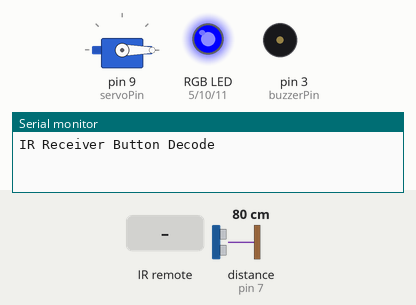
Bench run of a sketch on a simulated Arduino Uno, built with avr-gcc and run on an emulated ATmega328P. Parts: servo, an RGB LED mixed from three pins (HIGH = lit), buzzer (waves = sounding), the last lines printed to the serial monitor. Wiring (inferred from the names in the program): ultrasonic range finder: trigger pin 8; echo pin 7. The test bench sets the inputs (shaded band); at power-on: distance to the obstacle (sensor on pin 7) 80 cm. The echo pulse lasts 58.3 µs per cm; pins used as bus, display or sensor lines are not drawn.

Above: at 1.2 s.
1.3 s: distance to the obstacle (sensor on pin 7) set to 2 cm
At 2.6 s:
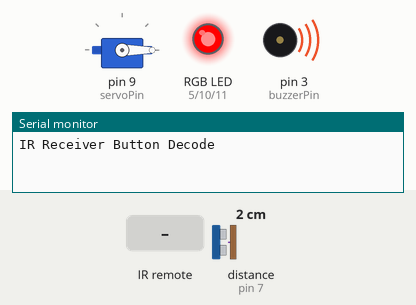
2.9 s: infrared code 0xFFC23D received
At 4.3 s:
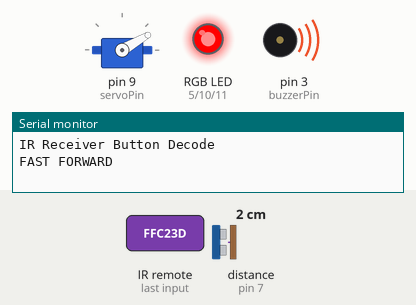
4.6 s: distance to the obstacle (sensor on pin 7) set to 10 cm
At 5.5 s:
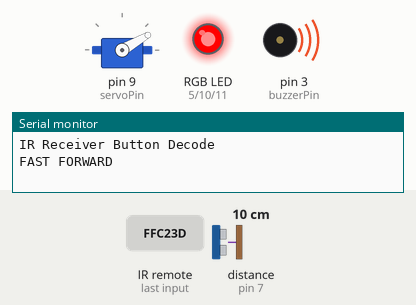
6.1 s: distance to the obstacle (sensor on pin 7) set to 13 cm
At 6.7 s:
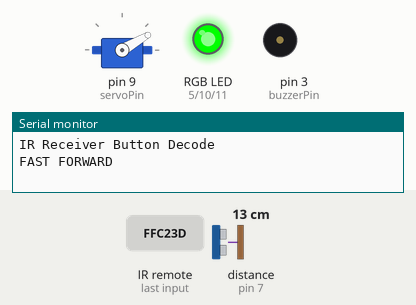
9.1 s: infrared code 0xFF22DD received
At 10.2 s:
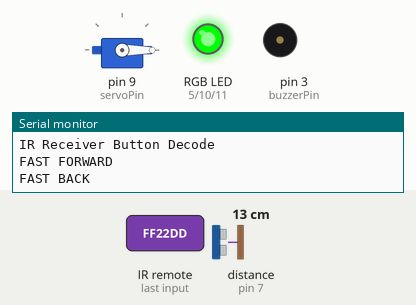
10.8 s: distance to the obstacle (sensor on pin 7) set to 4 cm
At 12.2 s:
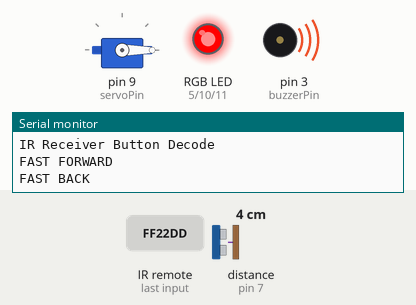
Timing chart, 0 to 13.3 s (numbered marks = the images above; inputs shaded):
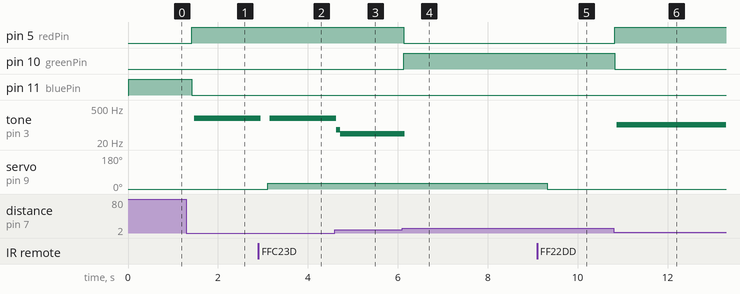

The sketch:

Desk-sentinel.ino
```cpp
/*

Components that we're implementing
1. IR Sensor + Remote
2. HC-SR04 Ultrasonic Distance Sensor
3. RGB LED
4. Active Buzzer
5. Servo

The servo (5) is to be controlled by the IR sensor + remote (1).
The ultrasonic distance sensor is attached to the servo and scans the table.
Passive Buzzer beeping increases in frequency and RGB LED changes in color as distance readings change.
- Closer = higher frequency sound, red
- Medium = medium frequency sound, green
- Far = low frequency sound, blue

For shits and giggles, make it sound like a Geiger counter ("radioactive").

Pin #s - Function
-----------------
2        - IR receiver

3 (PWM)  - passive buzzer

5 (PWM)  - red for RGB
10 (PWM) - green for RGB
11 (PWM) - blue for RGB

7        - HC-SR04 echo pin
8        - HC-SR04 trigger pin

9 (PWM)  - servo

*/

/* PART 1: IMPORT NECESSARY LIBRARIES & DECLARE/INITIALIZE VARIABLES */
#include "IRremote.h" // ensure that the version is 2.6.0
#include "Servo.h"
#include "math.h"

// IR Receiver
const int receiver = 2;
IRrecv irrecv(receiver);     // create instance of 'irrecv'
decode_results results;      // create instance of 'decode_results'

// For the distance sensor
const int echoPin = 7;
const int trigPin = 8;
long duration, distance;

// For the servo
const int servoPin = 9;
Servo servo_3;
int angle = 0;

// RGB LED
const int redPin = 5;
const int greenPin = 10;
const int bluePin = 11;

// For the passive buzzer
const int buzzerPin = 3;
int frequency; // scales linearly with the distance
int k = 1; // proportionality constant

void translateIR()
{
  switch(results.value) // takes action based on value.
  {
    case 0xFFA25D: Serial.println("POWER"); break;
    case 0xFFE21D: Serial.println("FUNC/STOP"); break;
    case 0xFF629D: Serial.println("VOL+"); break;
    case 0xFF22DD: Serial.println("FAST BACK"); angle -= 30;  break; // subtract 15 deg. from the angle
    case 0xFF02FD: Serial.println("PAUSE");    break;
    case 0xFFC23D: Serial.println("FAST FORWARD"); angle += 30; break; // add 15 deg. to the angle
    case 0xFFE01F: Serial.println("DOWN");    break;
    case 0xFFA857: Serial.println("VOL-");    break;
    case 0xFF906F: Serial.println("UP");    break;
    case 0xFF9867: Serial.println("EQ");    break;
    case 0xFFB04F: Serial.println("ST/REPT");    break;
    case 0xFF6897: Serial.println("0");    break;
    case 0xFF30CF: Serial.println("1");    break;
    case 0xFF18E7: Serial.println("2");    break;
    case 0xFF7A85: Serial.println("3");    break;
    case 0xFF10EF: Serial.println("4");    break;
    case 0xFF38C7: Serial.println("5");    break;
    case 0xFF5AA5: Serial.println("6");    break;
    case 0xFF42BD: Serial.println("7");    break;
    case 0xFF4AB5: Serial.println("8");    break;
    case 0xFF52AD: Serial.println("9");    break;
    case 0xFFFFFFFF: Serial.println("REPEAT"); break;

    default:
      Serial.println(" other button : ");
      Serial.println(results.value);
  }
  delay(200);
}

long readDistance(int trig, int echo) {
  // Sending pulses
  pinMode(trig, OUTPUT);
  digitalWrite(trig, LOW);
  delayMicroseconds(2);
  digitalWrite(trig, HIGH);
  delayMicroseconds(10);
  digitalWrite(trig, LOW);

  // Reading the reaction
  pinMode(echo, INPUT);
  duration = pulseIn(echo, HIGH);
  return duration * 0.01723;
}

void setup()
{
  // Begin serial monitor.
  Serial.begin(9600);

  // Initialize the IR receiver.
  Serial.println("IR Receiver Button Decode");
  irrecv.enableIRIn(); // Start the receiver

  // Initialize the servo.
  servo_3.attach(servoPin, 500, 2500);
  pinMode(receiver, INPUT);

  pinMode(redPin, OUTPUT);
  pinMode(bluePin, OUTPUT);
  pinMode(greenPin, OUTPUT);

  pinMode(buzzerPin, OUTPUT);
}

void loop()
{
  if (irrecv.decode(&results)) // have we received an IR signal?
  {
    translateIR(); // translate IR signal
    irrecv.resume(); // receive the next value
  }

  angle = constrain(angle, 0, 180); // limits the angle from 0 to 180 deg.
  servo_3.write(angle); // writes the angle to servo
  // Serial.println(angle);


  // Sets the color of the LED according to the distance reading
  if (readDistance(trigPin, echoPin) <= 10) {
    analogWrite(redPin, 255);
    analogWrite(bluePin, 0);
    analogWrite(greenPin, 0);
  } else if (readDistance(trigPin, echoPin) <= 25) {
    analogWrite(greenPin, 255);
    analogWrite(bluePin, 0);
    analogWrite(redPin, 0);
  } else {
    analogWrite(bluePin, 255);
    analogWrite(greenPin, 0);
    analogWrite(redPin, 0);
  }

  // Sets the period of the sound to directly proprtional to the distance reading
  frequency = (int) (k * readDistance(trigPin, echoPin) + 1);

  digitalWrite(buzzerPin, HIGH);
  delay(frequency);
  digitalWrite(buzzerPin, LOW);
  delay(frequency);

}
```

Measured:
- the behaviour switches between 11 and 12 cm on distance to the obstacle (sensor on pin 7) (found by bisection; images 3 and 4)
- after the input at 1.3 s, pin 5 (redPin): LOW → HIGH after 0.12 s; pin 11 (bluePin): HIGH → LOW after 0.12 s; tone on pin 3 (buzzerPin): silent → 188 Hz after 0.17 s
- after the input at 2.9 s, tone on pin 3 (buzzerPin): 188 Hz → silent after 0.05 s, → 188 Hz 0.20 s later; servo on pin 9 (servoPin): 0° → 30° after 0.20 s
- after the input at 4.6 s, tone on pin 3 (buzzerPin): 188 Hz → 65 Hz at once, → 43 Hz 0.08 s later
- after the input at 6.1 s, pin 5 (redPin): HIGH → LOW at once; pin 10 (greenPin): LOW → HIGH at once; tone on pin 3 (buzzerPin): 43 Hz → silent after 0.06 s
- after the input at 9.1 s, servo on pin 9 (servoPin): 30° → 0° after 0.22 s
- after the input at 10.8 s, pin 5 (redPin): LOW → HIGH at once; pin 10 (greenPin): HIGH → LOW at once; tone on pin 3 (buzzerPin): silent → 104 Hz after 0.08 s
